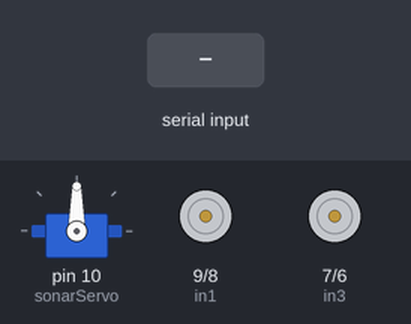
A sketch run on a simulated Arduino Uno, built with avr-gcc and run on an emulated ATmega328P. Parts: servo, motor-driver pin pairs drawn as motors (green arrow = first pin HIGH = forward, orange = second pin HIGH = backward, longer = more drive, scaled by the enable pin). The inputs (shaded band) are chosen by the test bench.

Above: at 3.2 s.
3.3 s: "1" received over Serial
At 4.0 s:
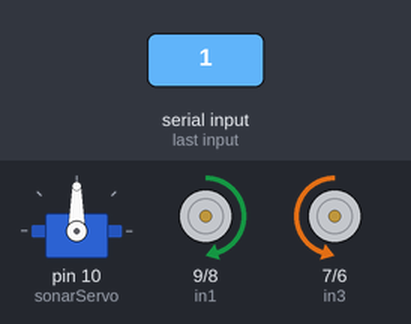
4.8 s: "2" received over Serial
At 5.2 s:
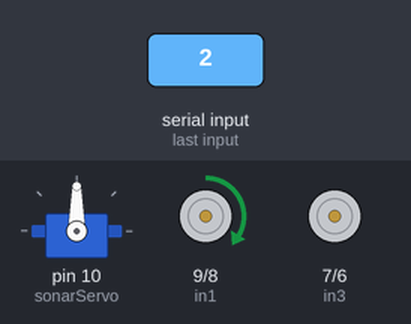
6.3 s: "3" received over Serial
At 7.5 s:
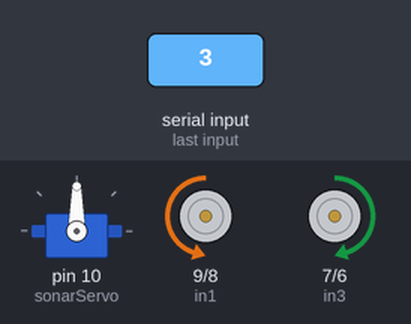
7.8 s: "4" received over Serial
At 8.7 s:
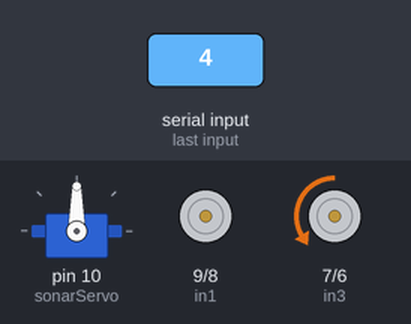
9.3 s: "5" received over Serial
At 9.9 s:
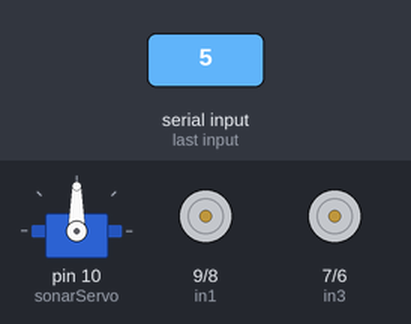
Timing chart, 0 to 11.8 s (numbered marks = the images above; inputs shaded):
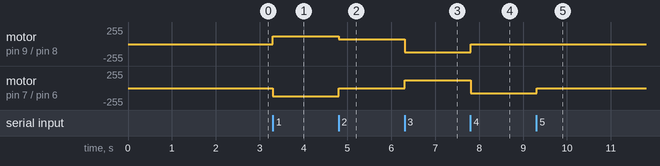

The sketch:

obstacle.ino
```cpp
#include<Servo.h>

#define trigger 13
#define echo 12
#define leftAngle 150
#define rightAngle 30
#define frontAngle 90
#define ena 11
#define in1 9
#define in2 8
#define enb 5
#define in3 7
#define in4 6
#define obstacleStop 20
#define obstacleTurn 35

Servo sonarServo;
int fromBackward = 0;

char command = 0;

void setup() {
  Serial.begin(9600);

  pinMode(trigger, OUTPUT);
  pinMode(echo, INPUT);

  pinMode(ena, OUTPUT);
  pinMode(enb, OUTPUT);
  pinMode(in1, OUTPUT);
  pinMode(in2, OUTPUT);
  pinMode(in3, OUTPUT);
  pinMode(in4, OUTPUT);

  sonarServo.attach(10);
  lookFront();
  delay(2000);
}

void loop() {
  bluetoothMode();
}

void testingMode() {
  moveForward();
  delay(1000);
  stopCar();
  delay(1000);
  turnRight();
  delay(1000);
  stopCar();
  delay(1000);
  turnLeft();
  delay(1000);
  stopCar();
  delay(1000);
  moveBackward();
  delay(1000);
  stopCar();
  delay(1000);
}

void bluetoothMode() {
  if (Serial.available() > 0) {
    command = Serial.read();
    switch (command) {
      case '1':
        moveForward();
        break;
      case '2':
        turnRight();
        break;
      case '3':
        moveBackward();
        break;
      case '4':
        turnLeft();
        break;
      case '5':
        stopCar();
        break;
    }
  }
  delay(20);
}

void obstacleMode() {
  int distance, leftDistance, rightDistance;
  distance = getDistance();

  if (distance > obstacleStop && fromBackward == 0) {
    moveForward();
  } else {
    fromBackward = 0;

    stopCar();
    delay(1000);
    lookLeft();
    leftDistance = getDistance();
    delay(1000);
    lookRight();
    rightDistance = getDistance();
    delay(1000);
    lookFront();
    delay(1000);

    // check if left and right obstacle distance is more than minimum
    // then we turn to whichever's obstacle is farther
    if (leftDistance > obstacleTurn && leftDistance >= rightDistance) {
      turnLeft();
      delay(750);
      stopCar();
      delay(750);
    } else if (rightDistance > obstacleTurn && rightDistance >= leftDistance) {
      turnRight();
      delay(750);
      stopCar();
      delay(750);
    } else {
      moveBackward();
      delay(500);
      stopCar();
      delay(750);
      fromBackward = 1;
    }
  }
  delay(100);
}

void lookLeft() {
  sonarServo.write(leftAngle);
}

void lookRight() {
  sonarServo.write(rightAngle);
}

void lookFront() {
  sonarServo.write(frontAngle);
}

void fullSpeed() {
  analogWrite(ena, 120);
  analogWrite(enb, 120);
}

void halfSpeed() {
  analogWrite(ena, 75);
  analogWrite(enb, 75);
}

void moveForward() {
  fullSpeed();
  digitalWrite(in1, HIGH);
  digitalWrite(in2, LOW);
  digitalWrite(in3, LOW);
  digitalWrite(in4, HIGH);
}

void turnLeft() {
  halfSpeed();
  digitalWrite(in1, LOW);
  digitalWrite(in2, LOW);
  digitalWrite(in3, LOW);
  digitalWrite(in4, HIGH);
}

void turnRight() {
  halfSpeed();
  digitalWrite(in1, HIGH);
  digitalWrite(in2, LOW);
  digitalWrite(in3, LOW);
  digitalWrite(in4, LOW);
}

void stopCar() {
  digitalWrite(in1, LOW);
  digitalWrite(in2, LOW);
  digitalWrite(in3, LOW);
  digitalWrite(in4, LOW);
}

void moveBackward() {
  fullSpeed();
  digitalWrite(in1, LOW);
  digitalWrite(in2, HIGH);
  digitalWrite(in3, HIGH);
  digitalWrite(in4, LOW);
}

int getDistance() {
  int duration, distance;

  digitalWrite(trigger, HIGH);
  delayMicroseconds(10);
  digitalWrite(trigger, LOW);

  duration = pulseIn(echo, HIGH);
  distance = (1 / 29.1) * (duration / 2);

  return distance;
}
```

Measured:
- after the input at 3.3 s, motor on pin 9 (in1) / pin 8 (in2): stopped → forward 120/255 at once; motor on pin 7 (in3) / pin 6 (in4): stopped → backward 120/255 at once
- after the input at 4.8 s, motor on pin 9 (in1) / pin 8 (in2): forward 120/255 → forward 75/255 at once; motor on pin 7 (in3) / pin 6 (in4): backward 120/255 → stopped at once
- after the input at 6.3 s, motor on pin 9 (in1) / pin 8 (in2): forward 75/255 → backward 120/255 at once; motor on pin 7 (in3) / pin 6 (in4): stopped → forward 120/255 at once
- after the input at 7.8 s, motor on pin 9 (in1) / pin 8 (in2): backward 120/255 → stopped at once; motor on pin 7 (in3) / pin 6 (in4): forward 120/255 → backward 75/255 at once
- after the input at 9.3 s, motor on pin 7 (in3) / pin 6 (in4): backward 75/255 → stopped at once
